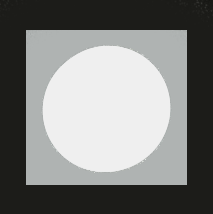
%> input picture Chapter5/image/testnoise.PNG, 213 x 214 px
$ octave add.m   (GNU Octave 9; MATLAB toolbox functions it lacks are replaced by stand-ins)
%> lines starting %> are read from the running program, lines starting %| are printed output that depends on the picture; in (x1, y1, x2, y2) boxes, pixels count from 0 and x2, y2 are one past the last pixel; in counts of white or black regions, pixels touching at a corner belong together; the program's own positions count from 1
clear all
close all
clc

% بارگذاری تصویر
img = imread('image/testnoise.PNG');
%> img is the input picture: size 214x213x3 uint8; mean R, G, B 126.3, 127.4, 125.7

% تبدیل تصویر به مقیاس خاکستری
grayImg = rgb2gray(img);

img = im2double(grayImg);
%> img: size 214x213 double
%%            gaussian Noise

gnoise = randn(size(img)).*0.1;

gaussian_Noise_Image = img + gnoise;
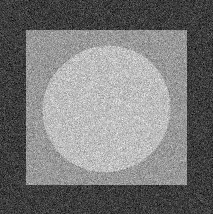
%> gaussian_Noise_Image: size 214x213 double; min -0.278, max 1.35, mean 0.497; drawn with min black and max white

% [6 lines of commented-out code are left out]
%%          salt and pepper noise
salt_pepper=imnoise(grayImg,'salt & pepper',0.1);
%%            Rayleigh Noise
sigma = 0.1; % انحراف معیار نویز
rayleighNoise = raylrnd(sigma, size(grayImg)); % تولید نویز ریلی
Rayleigh_noisy_image = img + rayleighNoise; % افزودن نویز به تصویر
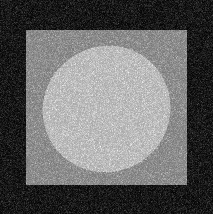
%> Rayleigh_noisy_image: size 214x213 double; min 0.11, max 1.4, mean 0.624; drawn with min black and max white
%%          Erlang (Gamma) noise
shape_param = 2; % پارامتر شکل
scale_param = 0.5; % پارامتر مقیاس
noise_level = 0.1; % سطح نویز
noise = gamrnd(shape_param, scale_param, size(img));% تولید نویز ارلنگ گاما
Erlang_noisy_img = img + noise_level * noise;% افزودن نویز به تصویر
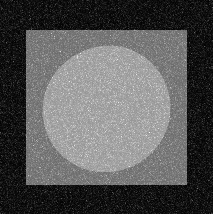
%> Erlang_noisy_img: size 214x213 double; min 0.107, max 1.54, mean 0.599; drawn with min black and max white
%%          Exponential noise
mean_noise = 0; % میانگین نویز
std_dev_noise = 0.1; % انحراف معیار نویز
enoise = std_dev_noise * randn(size(img)) + mean_noise;% تولید نویز نمایی
enoisy_img = img + enoise;% افزودن نویز به تصویر
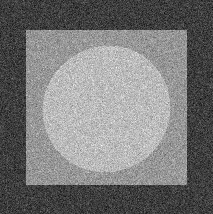
%> enoisy_img: size 214x213 double; min -0.297, max 1.38, mean 0.498; drawn with min black and max white
%%            Uniform noise
% تعیین پارامترهای نویز
noiseLevel = 1; % سطح نویز
uniformNoise = noiseLevel * rand(size(img));% تولید نویز یکنواخت
uniform_noisy_Img = img + uniformNoise * 255;% افزودن نویز به تصویر
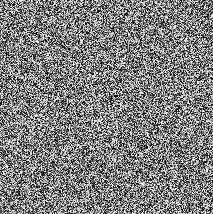
%> uniform_noisy_Img: size 214x213 double; min 0.117, max 255.9, mean 128.3; drawn with min black and max white
uniform_noisy_Img(uniform_noisy_Img > 255) = 255;% محدود کردن مقادیر پیکسل‌ها
%> uniform_noisy_Img: size 214x213 double; 0.19% of pixels changed, all inside (x1, y1, x2, y2) = (7, 3, 185, 210)
uniform_noisy_Img(uniform_noisy_Img < 0) = 0;
uniform_noisy_Img = uint8(uniform_noisy_Img);
%> uniform_noisy_Img: size 214x213 uint8

%%
figure;
subplot(2, 7 , 1);
imshow(grayImg);
title('تصویر اصلی');


subplot(2, 7, 2)
imshow(gaussian_Noise_Image , []);
title('تصویر با نویز گوسی');

subplot(2, 7, 3);
imshow((salt_pepper));
title('تصویر با نویز نمک و فلفل');

subplot(2, 7, 4);
imshow(Rayleigh_noisy_image);
title('تصویرب یا نویز ریلی');

subplot(2, 7, 5);
imshow(Erlang_noisy_img);
title('تصویر با نویز گاما');

subplot(2, 7, 6);
imshow(enoisy_img);
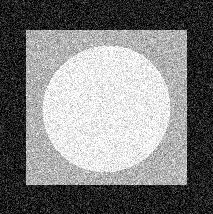
%> displayed picture: size 214x213, on the screen's scale of 0 to 255; min 0, max 255, mean 126.8
title('تصویر با نویز نمایی');

subplot(2, 7, 7);
imshow(uniform_noisy_Img , []);
title('تصویر با نویز نمایی');

subplot (2 , 7 ,8)
imhist(grayImg)

subplot (2 , 7 ,9)
imhist(gaussian_Noise_Image)

subplot (2 , 7 ,10)
imhist(salt_pepper)

subplot (2 , 7 ,11)
imhist(Rayleigh_noisy_image)

subplot (2 , 7 ,12)
imhist(Erlang_noisy_img)

subplot (2 , 7 ,13)
imhist(enoisy_img)

subplot (2 , 7 ,14)
imhist(uniform_noisy_Img)
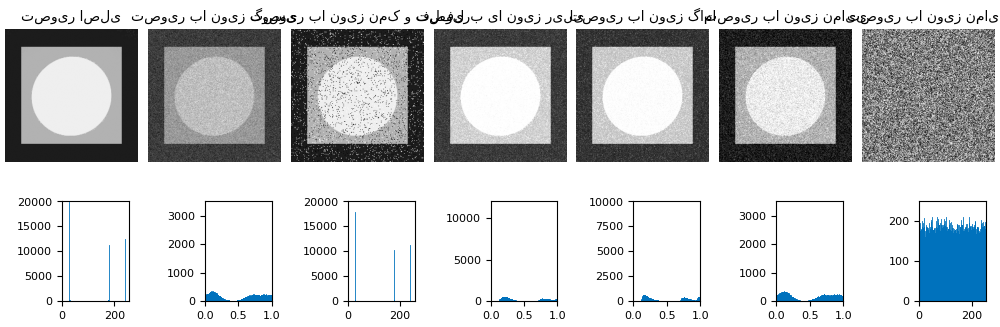
%> figure redrawn from the program's plot data, 14 panels
